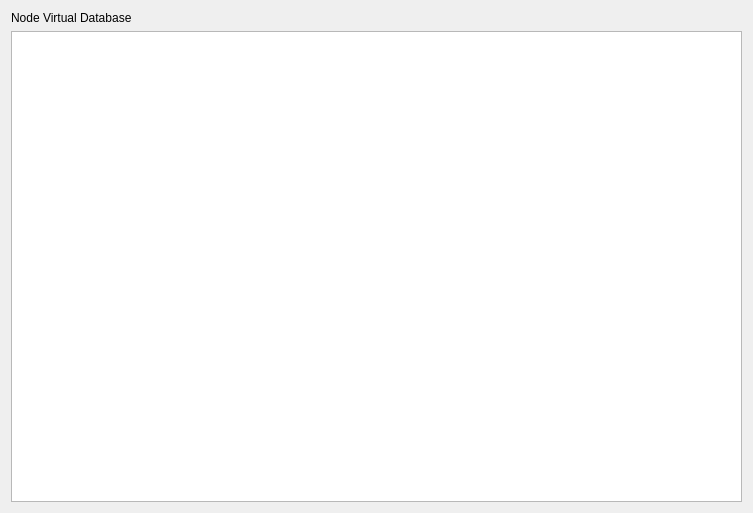
<?xml version="1.0" encoding="UTF-8"?>
<ui version="4.0">
 <class>NodeBlockchainDatabase</class>
 <widget class="QWidget" name="NodeBlockchainDatabase">
  <property name="geometry">
   <rect>
    <x>0</x>
    <y>0</y>
    <width>753</width>
    <height>513</height>
   </rect>
  </property>
  <property name="windowTitle">
   <string>Form</string>
  </property>
  <layout class="QVBoxLayout" name="verticalLayout">
   <item>
    <widget class="QLabel" name="label">
     <property name="text">
      <string>Node Virtual Database</string>
     </property>
    </widget>
   </item>
   <item>
    <widget class="QTableView" name="NodeDatabase"/>
   </item>
  </layout>
 </widget>
 <resources/>
 <connections/>
</ui>
